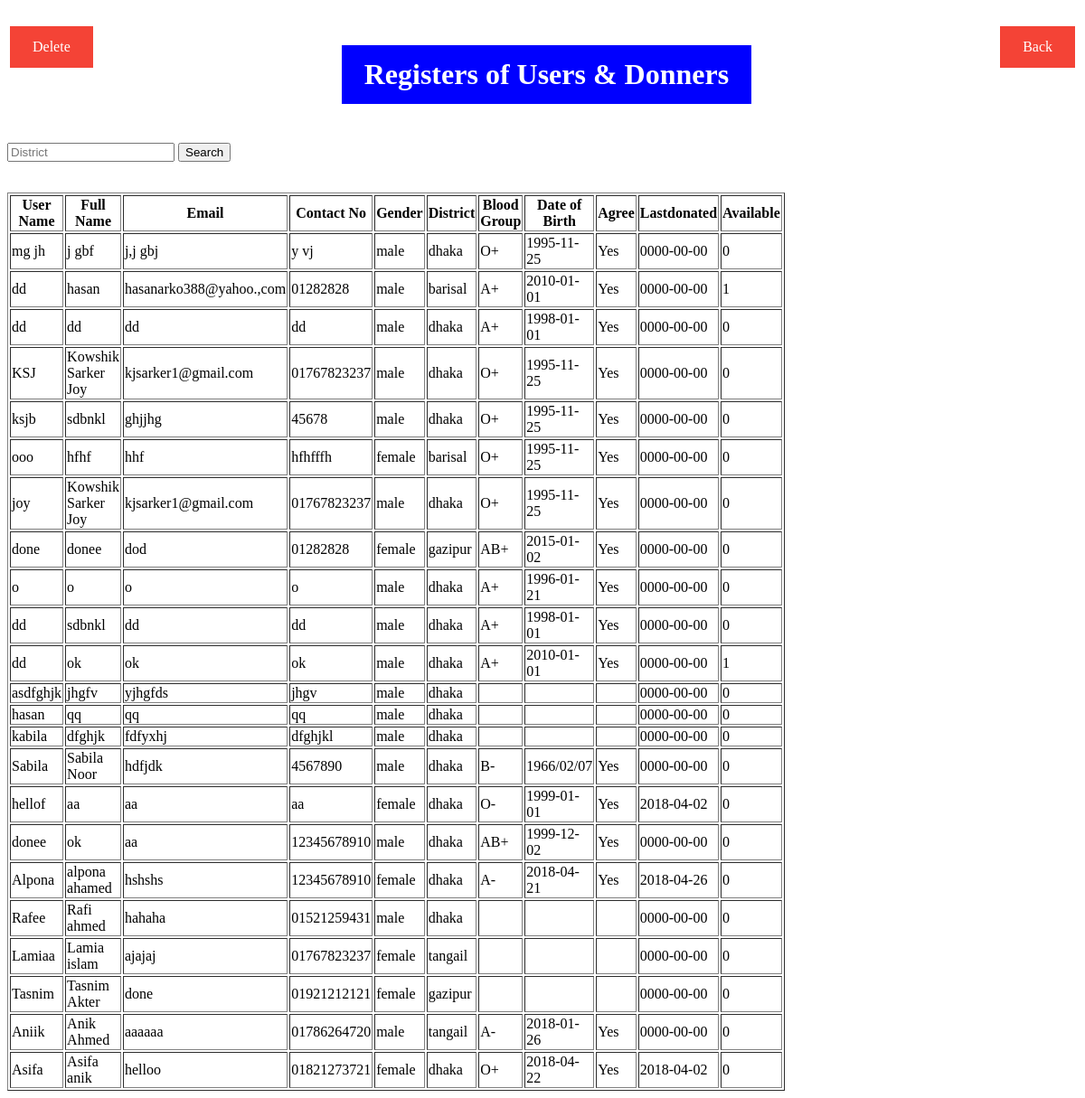
The page /show.php on the database its author committed.
### tables this page shows
CREATE TABLE `user` (
  `Uname` varchar(20) NOT NULL,
  `Name` varchar(100) NOT NULL,
  `Email` varchar(100) NOT NULL,
  `Mobile` varchar(15) NOT NULL,
  `District` varchar(50) NOT NULL,
  `Gender` varchar(10) NOT NULL,
  `Blood` varchar(10) NOT NULL,
  `Birthdate` varchar(22) NOT NULL,
  `Available` int(11) NOT NULL,
  `Lastdonated` date NOT NULL,
  `Answer` varchar(5) NOT NULL
);

### show.php (the view, shortened to what this page needs)
<?php
				if ((isset($_SESSION['Uname'])))
				{
						header("location: show.php");
				}
				else
				{
						$sql = "SELECT * FROM user";
				}
	?>
<html>
	<head>
	</head>
<body>
<br>
<table align="right">
<tr>
<td><a href ="logout.php">Back</a></td>
</tr>
<table>
<table align="left">
<tr>
<td><a href ="del.php">Delete</a></td>
</tr>
    <table align="center">
		<tr>
			<td>
				<h1>Registers of Users & Donners </h1>
			</td>
	</table>
<br>
<form method="post" action="search.php">
<input type="text" name="search" placeholder="District">
<input type="submit" value="Search">
</form>
<br>
<table border="1px" width="10%">
    <tr>
        <th>User Name</th>
        <th>Full Name</th>
        <th>Email</th>
        <th>Contact No</th>
        <th>Gender</th>
        <th>District</th>
        <th>Blood Group</th>
		<th>Date of Birth</th>
		<th>Agree</th>
		<th>Lastdonated</th>
		<th>Available</th>
    </tr>
    <?php
			$result = mysqli_query ($conn,$sql);
			while($res=mysqli_fetch_array($result,MYSQLI_ASSOC))
			{
				echo "<tr>";
				echo "<td>".$res['Uname']."</td>";
				echo "<td>".$res['Name']."</td>";
				echo "<td>".$res['Email']."</td>";
				echo "<td>".$res['Mobile']."</td>";
				echo "<td>".$res['Gender']."</td>";
				echo "<td>".$res['District']."</td>";
				echo "<td>".$res['Blood']."</td>";
				echo "<td>".$res['Birthdate']."</td>";
				echo "<td>".$res['Answer']."</td>";
				echo "<td>".$res['Lastdonated']."</td>";
				echo "<td>".$res['Available']."</td>";
				echo "</tr>";
			}
    ?>
</table>
</body>
</html>

### show.php (style rules this page uses)
a:link, a:visited { background-color: #f44336; color: white; padding: 14px 25px; text-align: center; text-decoration: none; display: inline-block; }
h1 { background-color: #f44336; color: white; padding: 14px 25px; text-align: center; text-decoration: none; display: inline-block; background-color: blue; }

### rows shown on the page
user: Uname "mg jh", Name "j gbf", Email "j,j gbj", Mobile "y vj", Gender "male", District "dhaka", Blood "O+", Birthdate "1995-11-25", Answer "Yes", Lastdonated "0000-00-00", Available "0"
user: Uname "dd", Name "hasan", Email "hasanarko388@yahoo.,com", Mobile "01282828", Gender "male", District "barisal", Blood "A+", Birthdate "2010-01-01", Answer "Yes", Lastdonated "0000-00-00", Available "1"
user: Uname "dd", Name "dd", Email "dd", Mobile "dd", Gender "male", District "dhaka", Blood "A+", Birthdate "1998-01-01", Answer "Yes", Lastdonated "0000-00-00", Available "0"
user: Uname "KSJ", Name "Kowshik Sarker Joy", Email "kjsarker1@gmail.com", Mobile "01767823237", Gender "male", District "dhaka", Blood "O+", Birthdate "1995-11-25", Answer "Yes", Lastdonated "0000-00-00", Available "0"
user: Uname "ksjb", Name "sdbnkl", Email "ghjjhg", Mobile "45678", Gender "male", District "dhaka", Blood "O+", Birthdate "1995-11-25", Answer "Yes", Lastdonated "0000-00-00", Available "0"
user: Uname "ooo", Name "hfhf", Email "hhf", Mobile "hfhfffh", Gender "female", District "barisal", Blood "O+", Birthdate "1995-11-25", Answer "Yes", Lastdonated "0000-00-00", Available "0"
user: Uname "joy", Name "Kowshik Sarker Joy", Email "kjsarker1@gmail.com", Mobile "01767823237", Gender "male", District "dhaka", Blood "O+", Birthdate "1995-11-25", Answer "Yes", Lastdonated "0000-00-00", Available "0"
user: Uname "done", Name "donee", Email "dod", Mobile "01282828", Gender "female", District "gazipur", Blood "AB+", Birthdate "2015-01-02", Answer "Yes", Lastdonated "0000-00-00", Available "0"
user: Uname "o", Name "o", Email "o", Mobile "o", Gender "male", District "dhaka", Blood "A+", Birthdate "1996-01-21", Answer "Yes", Lastdonated "0000-00-00", Available "0"
user: Uname "dd", Name "sdbnkl", Email "dd", Mobile "dd", Gender "male", District "dhaka", Blood "A+", Birthdate "1998-01-01", Answer "Yes", Lastdonated "0000-00-00", Available "0"
user: Uname "dd", Name "ok", Email "ok", Mobile "ok", Gender "male", District "dhaka", Blood "A+", Birthdate "2010-01-01", Answer "Yes", Lastdonated "0000-00-00", Available "1"
user: Uname "asdfghjk", Name "jhgfv", Email "yjhgfds", Mobile "jhgv", Gender "male", District "dhaka", Lastdonated "0000-00-00", Available "0"
user: Uname "hasan", Name "qq", Email "qq", Mobile "qq", Gender "male", District "dhaka", Lastdonated "0000-00-00", Available "0"
user: Uname "kabila", Name "dfghjk", Email "fdfyxhj", Mobile "dfghjkl", Gender "male", District "dhaka", Lastdonated "0000-00-00", Available "0"
user: Uname "Sabila", Name "Sabila Noor", Email "hdfjdk", Mobile "4567890", Gender "male", District "dhaka", Blood "B-", Birthdate "1966/02/07", Answer "Yes", Lastdonated "0000-00-00", Available "0"
user: Uname "hellof", Name "aa", Email "aa", Mobile "aa", Gender "female", District "dhaka", Blood "O-", Birthdate "1999-01-01", Answer "Yes", Lastdonated "2018-04-02", Available "0"
user: Uname "donee", Name "ok", Email "aa", Mobile "12345678910", Gender "male", District "dhaka", Blood "AB+", Birthdate "1999-12-02", Answer "Yes", Lastdonated "0000-00-00", Available "0"
user: Uname "Alpona", Name "alpona ahamed", Email "hshshs", Mobile "12345678910", Gender "female", District "dhaka", Blood "A-", Birthdate "2018-04-21", Answer "Yes", Lastdonated "2018-04-26", Available "0"
user: Uname "Rafee", Name "Rafi ahmed", Email "hahaha", Mobile "01521259431", Gender "male", District "dhaka", Lastdonated "0000-00-00", Available "0"
user: Uname "Lamiaa", Name "Lamia islam", Email "ajajaj", Mobile "01767823237", Gender "female", District "tangail", Lastdonated "0000-00-00", Available "0"
user: Uname "Tasnim", Name "Tasnim Akter", Email "done", Mobile "01921212121", Gender "female", District "gazipur", Lastdonated "0000-00-00", Available "0"
user: Uname "Aniik", Name "Anik Ahmed", Email "aaaaaa", Mobile "01786264720", Gender "male", District "tangail", Blood "A-", Birthdate "2018-01-26", Answer "Yes", Lastdonated "0000-00-00", Available "0"
user: Uname "Asifa", Name "Asifa anik", Email "helloo", Mobile "01821273721", Gender "female", District "dhaka", Blood "O+", Birthdate "2018-04-22", Answer "Yes", Lastdonated "2018-04-02", Available "0"
